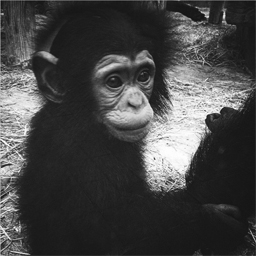
#> input picture Master/M1/S1/TraitementNumeriqueDonnees/TP/TP08/chimpanze.jpg, 256 x 256 px
$ python tp08.py
#> lines starting #> are read from the running program, lines starting #| are printed output that depends on the picture; after the words box and inside, x2 and y2 are one past the last pixel; in counts of white or black regions, pixels touching at a corner belong together
### Master/M1/S1/TraitementNumeriqueDonnees/TP/TP07/tp07.py
#!/usr/bin/env python3
# -*- coding: utf-8 -*-

from skimage import io
from skimage import img_as_float
import matplotlib.pyplot as plt
import matplotlib.image as pltimg
import numpy as np

img = io.imread('./chimpanze.jpg')
#> img is the input picture: shape (256, 256); min 19, max 255, mean 68.9

plt.figure()
imgSliced = img[50:100, 50:100]
io.imshow(imgSliced)
io.imsave('./slicing.png', imgSliced)


plt.figure()
imgCarre = np.zeros(np.shape(img))
for i in range(50, 200):
    for j in range(50, 200):
        imgCarre[i, j] = img[i, j]
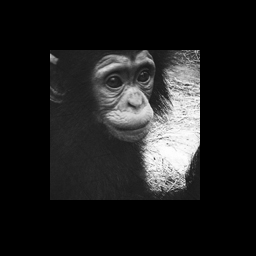
#> imgCarre: shape (256, 256) float64; min 0, max 255, mean 31.1
io.imshow(imgCarre)


def echantillonnage(img, resolution):
#> called with resolution = 128
    shape = np.shape(img)
#> shape = (256, 256)
    divi = int(shape[0]/resolution)
#> divi = 2
    echant = img[0:shape[0]:divi, 0:shape[1]:divi]
    return(echant)

plt.figure()
plt.subplot(231)
img128 = echantillonnage(img, 128)
io.imshow(img128)

plt.subplot(232)
img64 = echantillonnage(img, 64)
io.imshow(img64)

plt.subplot(233)
img32 = echantillonnage(img, 32)
io.imshow(img32)

plt.subplot(234)
img16 = echantillonnage(img, 16)
io.imshow(img16)


def histogramme(img, norme):
#> called with norme = 1
    hist = np.zeros(256)
    shape = np.shape(img)
#> shape = (256, 256)
    for i in range(0, shape[0]):
        for j in range(0, shape[1]):
            hist[img[i, j]] += 1
    for i in range(256):
        hist[i] = hist[i]/norme
    return(hist)

plt.figure()
imgHisto0 = histogramme(img, 1)
#> imgHisto0 = 256 values, max 2897 at index 29, min 0 at index 0, mean 256
plt.plot(imgHisto0)

plt.figure()
imgHisto64 = histogramme(img, 64)
#> imgHisto64 = 256 values, max 45.27 at index 29, min 0 at index 0, mean 4
plt.plot(imgHisto64)

plt.figure()
imgHistoSizeImg = histogramme(img, img.size)
#> imgHistoSizeImg = 256 values, max 0.0442 at index 29, min 0 at index 0, mean 0.00391
plt.plot(imgHistoSizeImg)


def convolution(img, filtre):
    shape = np.shape(img)
#> shape = (256, 256)
    convo = np.copy(img)
    shapeFiltre = np.shape(filtre)
    yShape = int((shapeFiltre[1] - 1)/2)
    xShape = int((shapeFiltre[0] - 1)/2)
    for x in range(0, shape[0]):
        for y in range(0, shape[1]):
            somme = 0
            xTmp = 0
            yTmp = 0
            for i in range((x - xShape), (x + xShape)):
                if((i >= 0) and (i < shape[0]) and (xTmp <= shapeFiltre[0])):
                    yTmp = 0
                    for j in range((y - yShape), (y + yShape)):
                        if((j >= 0) and (j < shape[1]) and (yTmp <= shapeFiltre[1])):
                            somme += img[i, j] * filtre[xTmp, yTmp]
                        yTmp += 1
                xTmp += 1
        convo[i,j] = somme
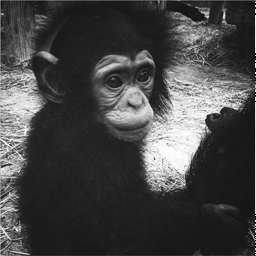
#> convo: shape (256, 256); 0.39% of pixels changed, all inside (x1, y1, x2, y2) = (255, 0, 256, 256)
    return(convo)

plt.figure()
filtre = np.array([[-1, -1, -1], [-1, 8, -1], [-1, -1, -1]])
imgConvo = convolution(img, filtre)
io.imshow(imgConvo)

plt.figure()
filtre = np.array([[1/16, 1/8, 1/16], [1/8, 1/4, 1/8], [1/16, 1/8, 1/16]])
imgConvo = convolution(img, filtre)
io.imshow(imgConvo)

plt.figure()
filtreMoyenneur = np.array([[1/9, 1/9, 1/9], [1/9, 1/9, 1/9], [1/9, 1/9, 1/9]])
imgFiltreMoyenneur = convolution(img, filtreMoyenneur)
io.imshow(imgFiltreMoyenneur)

io.show()
#> figure, not shown here; curve peaks at x = 29, y = 2897
#> figure, not shown here; curve peaks at x = 29, y = 45.27
#> figure, not shown here; curve peaks at x = 29, y = 0.0442

### Master/M1/S1/TraitementNumeriqueDonnees/TP/TP08/tp08.py
#!/usr/bin/env python3
# -*- coding: utf-8 -*-

from skimage import io
from skimage import img_as_float
import matplotlib.pyplot as plt
import numpy as np
import scipy.fftpack as fft #autre librairie fft utilisable
import tp07

img = io.imread('./chimpanze.jpg')

plt.figure()
io.imshow(img)

Fft2Img = fft.fft2(img)
MagnImg = np.abs(Fft2Img)
# PhaImg = np.arctan(np.imag(FftImg)/np.real(FftImg))
PhasImg = np.angle(Fft2Img)
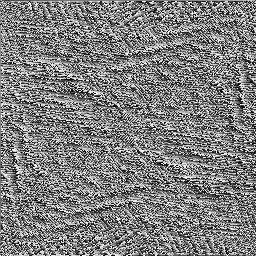
#> PhasImg: shape (256, 256) float64; min -3.14, max 3.14, mean -1.73e-18; drawn with min black and max white
plt.figure()
plt.plot(MagnImg)
io.imshow(MagnImg)
plt.figure()
plt.plot(PhasImg)
io.imshow(MagnImg)

# plt.figure()
Ifft2Img = fft.ifft2(MagnImg * np.exp(1j + PhasImg))
# io.imshow(Ifft2Img, cmap = 'gray')

plt.figure()
filtre = np.array([[1, 3, 1], [3, 5, 3], [1, 3, 1]])
imgConvo = tp07.convolution(img, filtre)
#> after the loop in convolution (call 4), `for x in range(0, shape[0]):`:
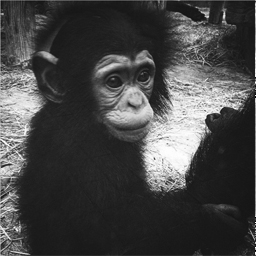
#> convo: shape (256, 256); 0.39% of pixels changed, all inside (x1, y1, x2, y2) = (255, 0, 256, 256)
plt.imshow(imgConvo)

plt.figure()
filtre = np.array([[0, -1, 0], [-1, 5, -1], [0, -1, 0]])
imgConvo = tp07.convolution(img, filtre)
#> after the loop in convolution (call 5), `for x in range(0, shape[0]):`:
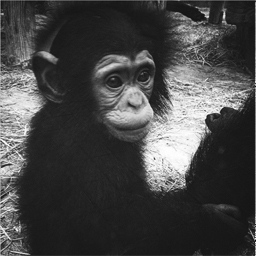
#> convo: shape (256, 256); 0.39% of pixels changed, all inside (x1, y1, x2, y2) = (255, 0, 256, 256)
plt.imshow(imgConvo)


io.show()
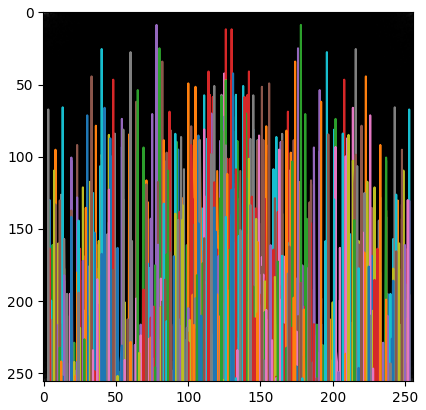
#> figure drawn by matplotlib, 1 panel
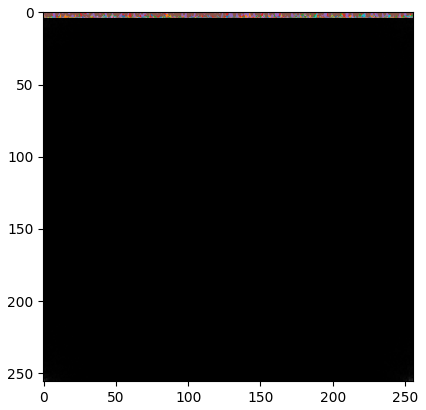
#> figure drawn by matplotlib, 1 panel
